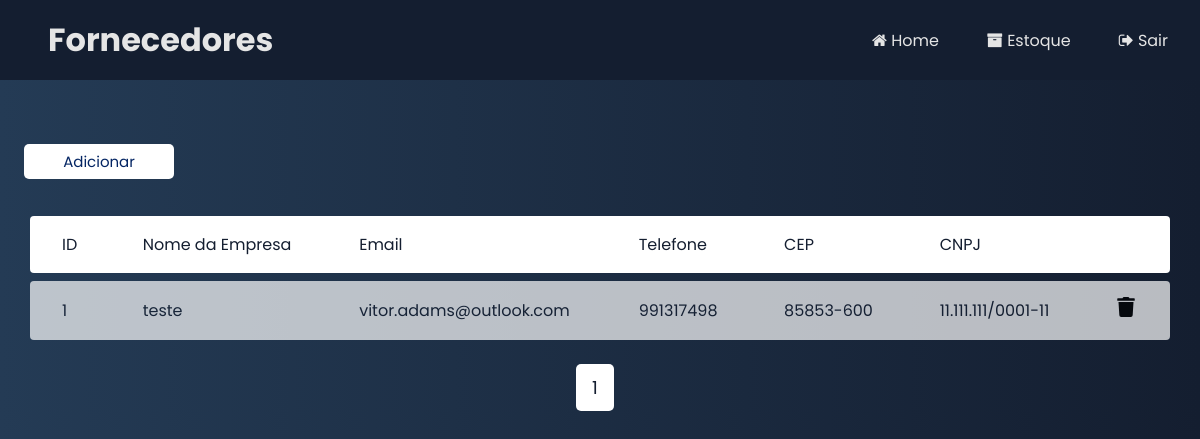
Page /fornecedores.php (signed in) on the committed database.
### tables this page shows
CREATE TABLE `fornecedor` (
  `id` int(11) NOT NULL,
  `nome` varchar(30) NOT NULL,
  `email` varchar(50) NOT NULL,
  `cep` varchar(15) NOT NULL,
  `telefone` int(11) NOT NULL,
  `cnpj` varchar(20) NOT NULL
);

### CLASSES/fornecedores.php (called while the page is built, shortened)
<?php
    Class Fornecedores{
        public function mostra($pagina,$itens_por_pagina){
            global $pdo;
            $sql = "SELECT * FROM fornecedor LIMIT $pagina, $itens_por_pagina";
            $sql = $pdo->prepare($sql);
            $sql->execute();
            $fornecedores = $sql->fetchAll(PDO::FETCH_ASSOC);
            return $fornecedores;
        }
        public function paginacao($itens_por_pagina){
            global $pdo;
            $sql = "SELECT COUNT(id) FROM fornecedor";
            $sql = $pdo->prepare($sql);
            $sql->execute();
            $row = $sql->fetch();
            $numrecords = $row[0];
            $numlinks = ceil($numrecords/$itens_por_pagina);
            return $numlinks;
        }
    }
?>

### fornecedores.php (the view, shortened to what this page needs)
<?php
    if(!isset($_SESSION['id_user'])){
        header("location: index.php");
        exit;
    } else if ($_SESSION['rol'] == 0) {
    require_once 'CLASSES/fornecedores.php';
    $f = new Fornecedores;
    $f->conectar("tcc","localhost","root","");
?>
<!DOCTYPE html>
<html lang="en">
<head>
    <link rel="stylesheet" href="https://cdnjs.cloudflare.com/ajax/libs/font-awesome/4.7.0/css/font-awesome.min.css ">
    <link rel="stylesheet" type="text/css" href="CSS/styleFornecedores.css" />
</head>
<body>
    <header>
        <h1>Fornecedores</h1>
        <div class="headericons">
            <a href="homePage.php"><i class="fa fa-home" aria-hidden="true"></i> Home</a>
            <a href="estoque.php"><i class="fa fa-archive" aria-hidden="true"></i> Estoque</a>
            <a href="sair.php"><i class="fa fa-sign-out" aria-hidden="true"></i> Sair</a>
        </div>
    </header>
    <div class="barratarefas">
        <a href="adicionaFornecedores.php">Adicionar</a>
    </div>
    <?php
    $itens_por_pagina = 6;
    $numlinks = $f->paginacao($itens_por_pagina);
    $pagina = (isset($_GET['page'])) ? $_GET['page'] : 0;
    if (!$pagina) $pagina = 0;
    $start = $pagina * $itens_por_pagina;
    $fornecedores = $f->mostra($start,$itens_por_pagina);
    ?>
    <main>
        <table id="data-table">
            <thead>
                <tr>
                    <th>ID</th>
                    <th>Nome da Empresa</th>
                    <th>Email</th>
                    <th>Telefone</th>
                    <th>CEP</th>
                    <th>CNPJ</th>
                    <th></th>
                </tr>
            </thead>
            <tbody>
            <?php
                foreach ($fornecedores as $fornecedor){
            ?>
                <tr>
                    <td><?= $fornecedor['id'] ?></td>
                    <td><?= $fornecedor['nome'] ?></td>
                    <td><?= $fornecedor['email'] ?></td>
                    <td><?= $fornecedor['telefone'] ?></td>
                    <td><?= $fornecedor['cep'] ?></td>
                    <td><?= $fornecedor['cnpj'] ?></td>
                    <td><a href='excluirFornecedor.php?id=<?= $fornecedor['id'] ?>'>
                    <img src="./images/remove.svg" alt="remover"></a></td>
                </tr>
            <?php } ?>
            </tbody>
        </table>
    </main>
        <div class="paginacao">
            <?php
                for($i=0;$i<$numlinks;$i++){
                    $y = $i+1;
                    $class = ' ';
                    if ($pagina == $i){
                        $class = 'active';
                    }
                    echo "<a href='fornecedores.php?page=".$i."' class='pag ".$class."'>$y</a>";
                }
            ?>
        </div>
</body>
</html>
<?php } else {
        header("location: homePage.php");
        exit;
      }
?>

### CSS/styleFornecedores.css (style rules this page uses)
* { margin: 0; padding: 0; box-sizing: border-box; }
a { text-decoration: none; }
body { font-family: Poppins; background: #141e30; background: -webkit-linear-gradient(to left, #141e30, #243b55); background: linear-gradient(to left, #141e30, #243b55); }
header { font-family: Poppins; display: flex; align-items: center; justify-content: space-between; background-color: #141e30; width: 100%; height: 5rem; }
header h1 { margin-left: 3rem; color: #e5e5e5; }
.headericons { display: flex; flex-direction: row; justify-content: right; align-items: right; margin-right: 2rem; }
header a { margin-left: 3rem; text-decoration: none; color: #e5e5e5; }
.barratarefas { display: flex; position: absolute; justify-content: left; align-items: left; margin-top: 4rem; margin-left: 2%; }
.barratarefas a { display: flex; justify-content: center; align-items: center; width: 150px; height: 35px; background-color: white; border-radius: 5px; color: #042563; font: 15px Poppins; }
main { width: 95%; display: flex; margin: auto; }
#data-table { width: 100%; border-spacing: 0 0.5rem; margin-top: 8rem; color: #141e30; }
table thead tr th:first-child, table tbody tr td:first-child { border-radius: 0.25rem 0 0 0.25rem; }
table thead tr th:last-child, table tbody tr td:last-child { border-radius: 0 0.25rem 0.25rem 0; }
table thead th { background: white; font-weight: normal; padding: 1rem 2rem; text-align: left; }
table tbody td { background: white; padding: 1rem 2rem; }
table tbody tr { opacity: 0.7; }
tbody tr td img { width: 20px; height: 20px; color: #141e30; }
.paginacao { display: flex; flex-direction: row; justify-content: center; align-items: center }
.pag { display: inline-flex; border-radius: 5px; padding: 10px 16px; margin-top: 1rem; margin-right: 10px; font: 18px Poppins; color: #141e30; background-color: white; opacity: 0.7; }
.pag.active { opacity: 1; }

### rows in the picture
fornecedor: id "1", nome "teste", email "vitor.adams@outlook.com", telefone "991317498", cep "85853-600", cnpj "11.111.111/0001-11"

### other values in the picture
$y "1"
